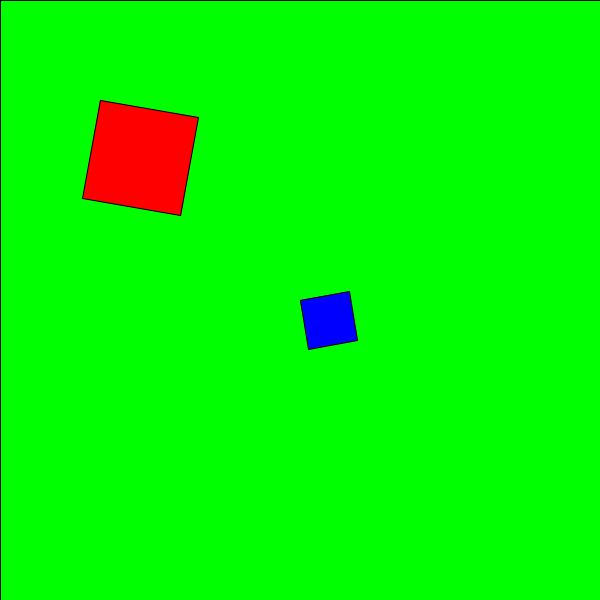
Frame 1 (no input)
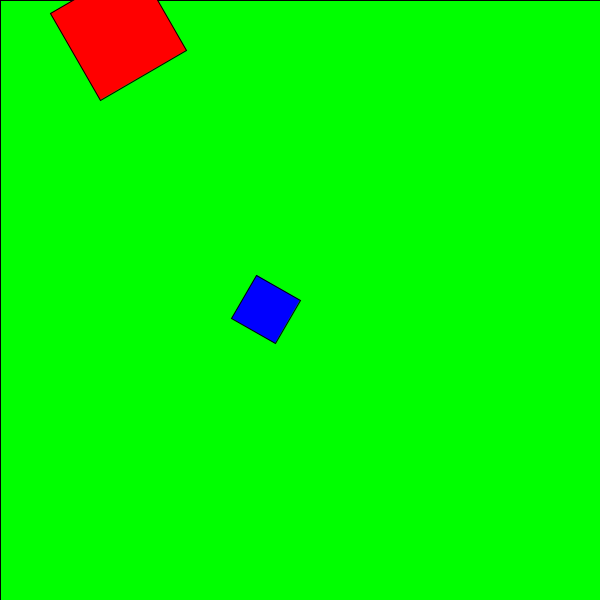
Frame 60 (the mouse pressed at the canvas centre just before this capture)
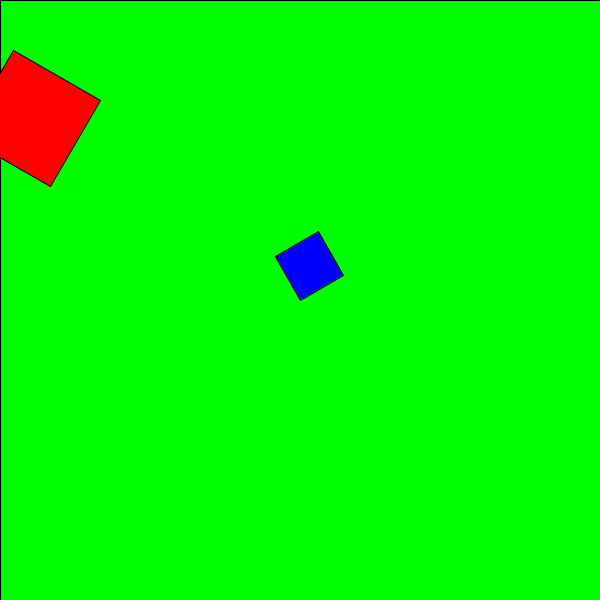
Frame 120 (the mouse held since frame 60 and released just before this capture)

The Processing sketch that drew these frames (run headless with seeded random() and noise(); from frame 60 on, the mouse is pressed at the canvas centre):

// Processing sketch: pushPop_1
// ── pushPop_1.pde
float a = 0;
void setup() {
  size(600, 600);
}

void draw() {
  background(255);
  fill(0, 255, 0);
  rect(0, 0, width, height);//fondo verde

  a = a + 10;
  pushMatrix();
  translate(100, 100);
  rotate(radians(a));
  fill(255, 0, 0);
  rect(0, 0, 100, 100);//ROJO
  popMatrix();

  pushMatrix();
  translate(300, 300);
  rotate(radians(a * -1));
  fill(0, 0, 255);
  rect(0,0, 50, 50);//azul
  popMatrix();
}
